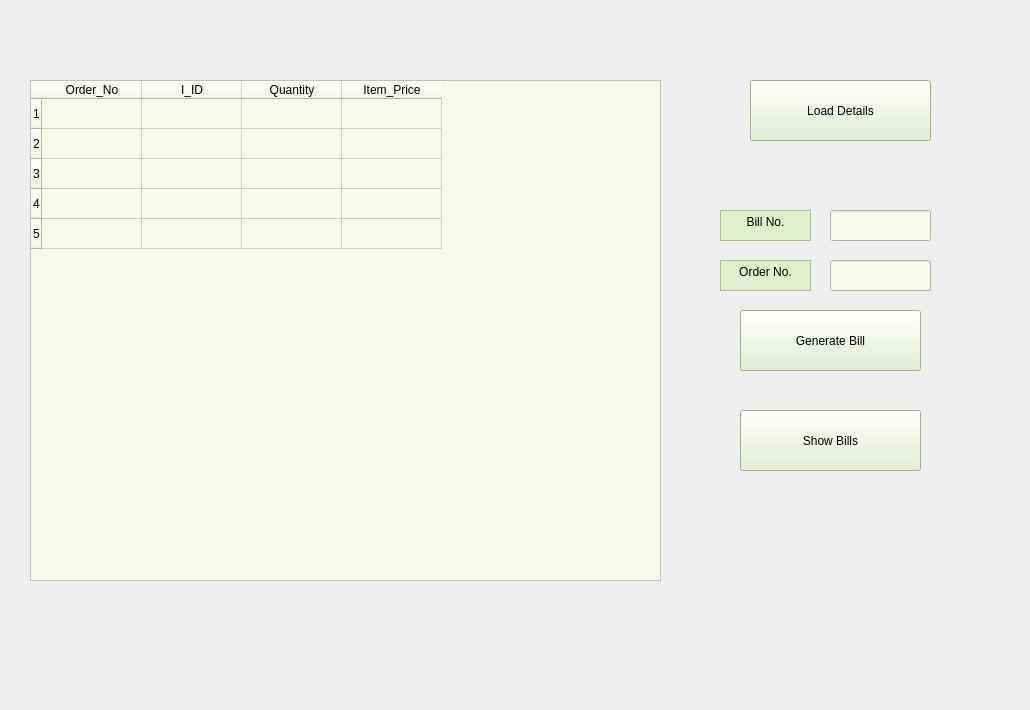
    <widget class="QWidget" name="cart_page">
     <widget class="QTableWidget" name="cart_table">
      <property name="geometry">
       <rect>
        <x>30</x>
        <y>80</y>
        <width>631</width>
        <height>501</height>
       </rect>
      </property>
      <property name="styleSheet">
       <string notr="true">background-color:rgb(246, 250, 234)</string>
      </property>
      <property name="rowCount">
       <number>5</number>
      </property>
      <property name="columnCount">
       <number>4</number>
      </property>
      <row/>
      <row/>
      <row/>
      <row/>
      <row/>
      <column>
       <property name="text">
        <string>Order_No</string>
       </property>
      </column>
      <column>
       <property name="text">
        <string>I_ID</string>
       </property>
      </column>
      <column>
       <property name="text">
        <string>Quantity</string>
       </property>
      </column>
      <column>
       <property name="text">
        <string>Item_Price</string>
       </property>
      </column>
     </widget>
     <widget class="QPushButton" name="cart_show">
      <property name="geometry">
       <rect>
        <x>750</x>
        <y>80</y>
        <width>181</width>
        <height>61</height>
       </rect>
      </property>
      <property name="styleSheet">
       <string notr="true">background-color:rgb(226, 239, 204)</string>
      </property>
      <property name="text">
       <string>Load Details</string>
      </property>
     </widget>
     <widget class="QPushButton" name="go_bill">
      <property name="geometry">
       <rect>
        <x>740</x>
        <y>410</y>
        <width>181</width>
        <height>61</height>
       </rect>
      </property>
      <property name="styleSheet">
       <string notr="true">background-color:rgb(226, 239, 204)</string>
      </property>
      <property name="text">
       <string>Show Bills</string>
      </property>
     </widget>
     <widget class="QLineEdit" name="ord">
      <property name="geometry">
       <rect>
        <x>830</x>
        <y>260</y>
        <width>101</width>
        <height>31</height>
       </rect>
      </property>
      <property name="styleSheet">
       <string notr="true">background-color:rgb(246, 250, 234)</string>
      </property>
     </widget>
     <widget class="QPushButton" name="generatebill">
      <property name="geometry">
       <rect>
        <x>740</x>
        <y>310</y>
        <width>181</width>
        <height>61</height>
       </rect>
      </property>
      <property name="styleSheet">
       <string notr="true">background-color:rgb(226, 239, 204)</string>
      </property>
      <property name="text">
       <string>Generate Bill</string>
      </property>
     </widget>
     <widget class="QLineEdit" name="bill">
      <property name="geometry">
       <rect>
        <x>830</x>
        <y>210</y>
        <width>101</width>
        <height>31</height>
       </rect>
      </property>
      <property name="styleSheet">
       <string notr="true">background-color:rgb(246, 250, 234)</string>
      </property>
     </widget>
     <widget class="QTextBrowser" name="textBrowser_2">
      <property name="geometry">
       <rect>
        <x>720</x>
        <y>210</y>
        <width>91</width>
        <height>31</height>
       </rect>
      </property>
      <property name="styleSheet">
       <string notr="true">background-color:rgb(226, 239, 204)</string>
      </property>
      <property name="html">
       <string>&lt;!DOCTYPE HTML PUBLIC &quot;-//W3C//DTD HTML 4.0//EN&quot; &quot;http://www.w3.org/TR/REC-html40/strict.dtd&quot;&gt;
&lt;html&gt;&lt;head&gt;&lt;meta name=&quot;qrichtext&quot; content=&quot;1&quot; /&gt;&lt;style type=&quot;text/css&quot;&gt;
p, li { white-space: pre-wrap; }
&lt;/style&gt;&lt;/head&gt;&lt;body style=&quot; font-family:'MS Shell Dlg 2'; font-size:7.8pt; font-weight:400; font-style:normal;&quot;&gt;
&lt;p align=&quot;center&quot; style=&quot; margin-top:12px; margin-bottom:12px; margin-left:0px; margin-right:0px; -qt-block-indent:0; text-indent:0px;&quot;&gt;&lt;span style=&quot; font-size:9pt;&quot;&gt;Bill No.&lt;/span&gt;&lt;/p&gt;&lt;/body&gt;&lt;/html&gt;</string>
      </property>
     </widget>
     <widget class="QTextBrowser" name="textBrowser_3">
      <property name="geometry">
       <rect>
        <x>720</x>
        <y>260</y>
        <width>91</width>
        <height>31</height>
       </rect>
      </property>
      <property name="styleSheet">
       <string notr="true">background-color:rgb(226, 239, 204)</string>
      </property>
      <property name="html">
       <string>&lt;!DOCTYPE HTML PUBLIC &quot;-//W3C//DTD HTML 4.0//EN&quot; &quot;http://www.w3.org/TR/REC-html40/strict.dtd&quot;&gt;
&lt;html&gt;&lt;head&gt;&lt;meta name=&quot;qrichtext&quot; content=&quot;1&quot; /&gt;&lt;style type=&quot;text/css&quot;&gt;
p, li { white-space: pre-wrap; }
&lt;/style&gt;&lt;/head&gt;&lt;body style=&quot; font-family:'MS Shell Dlg 2'; font-size:7.8pt; font-weight:400; font-style:normal;&quot;&gt;
&lt;p align=&quot;center&quot; style=&quot; margin-top:12px; margin-bottom:12px; margin-left:0px; margin-right:0px; -qt-block-indent:0; text-indent:0px;&quot;&gt;&lt;span style=&quot; font-size:9pt;&quot;&gt;Order No.&lt;/span&gt;&lt;/p&gt;&lt;/body&gt;&lt;/html&gt;</string>
      </property>
     </widget>
     <widget class="QLabel" name="background_5">
      <property name="geometry">
       <rect>
        <x>0</x>
        <y>20</y>
        <width>1021</width>
        <height>681</height>
       </rect>
      </property>
      <property name="styleSheet">
       <string notr="true">image: url(:/Pic/Pictures/greenMain.jpg);</string>
      </property>
      <property name="text">
       <string/>
      </property>
     </widget>
     <zorder>background_5</zorder>
     <zorder>cart_table</zorder>
     <zorder>cart_show</zorder>
     <zorder>go_bill</zorder>
     <zorder>ord</zorder>
     <zorder>generatebill</zorder>
     <zorder>bill</zorder>
     <zorder>textBrowser_2</zorder>
     <zorder>textBrowser_3</zorder>
    </widget>
